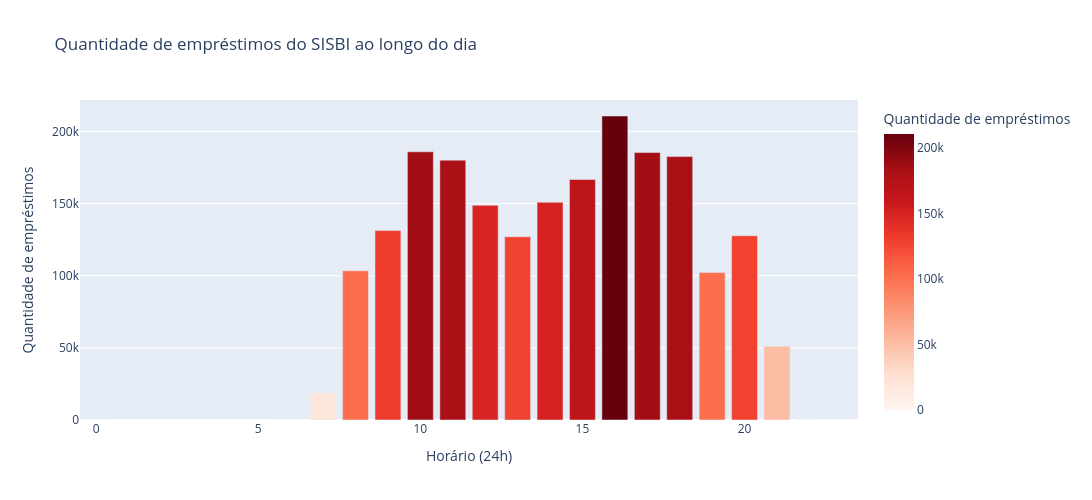

Write notebook code for a chart like this one.
### Code cell
fig.show()
ajusta_layout_grafico(fig)

### Figure 1 — Plotly figure (JSON) as saved in the notebook; plotly's stock layout.template omitted (floating-point values rounded to 4 significant figures)
{"data": [{"hovertemplate": "Horário (24h)=%{x}<br>Quantidade de empréstimos=%{marker.color}<extra></extra>", "legendgroup": "", "marker": {"color": [14, 17, 51, 247, 18777, 51191, 102129, 103416, 126987, 127716, 131273, 148754, 150876, 166672, 180048, 182520, 185340, 185839, 210655], "coloraxis": "coloraxis", "pattern": {"shape": ""}}, "name": "", "orientation": "v", "showlegend": false, "textposition": "auto", "type": "bar", "x": [6, 0, 23, 22, 7, 21, 19, 8, 13, 20, 9, 12, 14, 15, 11, 18, 17, 10, 16], "xaxis": "x", "y": [14, 17, 51, 247, 18777, 51191, 102129, 103416, 126987, 127716, 131273, 148754, 150876, 166672, 180048, 182520, 185340, 185839, 210655], "yaxis": "y"}], "layout": {"barmode": "relative", "coloraxis": {"colorbar": {"title": {"text": "Quantidade de empréstimos"}}, "colorscale": [[0, "rgb(255,245,240)"], [0.125, "rgb(254,224,210)"], [0.25, "rgb(252,187,161)"], [0.375, "rgb(252,146,114)"], [0.5, "rgb(251,106,74)"], [0.625, "rgb(239,59,44)"], [0.75, "rgb(203,24,29)"], [0.875, "rgb(165,15,21)"], [1, "rgb(103,0,13)"]]}, "height": 500, "legend": {"tracegroupgap": 0}, "title": {"text": "Quantidade de empréstimos do SISBI ao longo do dia"}, "width": 1300, "xaxis": {"anchor": "y", "domain": [0, 1], "title": {"text": "Horário (24h)"}}, "yaxis": {"anchor": "x", "domain": [0, 1], "title": {"text": "Quantidade de empréstimos"}}}}
